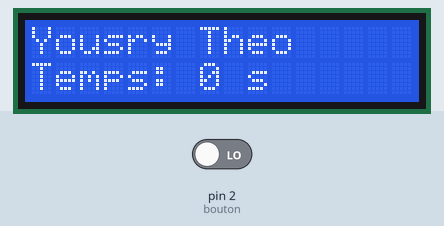
Recording of a sketch running on a simulated Arduino Uno, built with avr-gcc and run on an emulated ATmega328P. Shown: 16×2 character LCD. Inputs (shaded band) come from the test bench; at power-on: pin 2 (bouton) LOW.

Above: at 1.2 s.
1.3 s: pin 2 (bouton) driven HIGH
2.8 s: pin 2 (bouton) driven LOW
At 5.0 s:
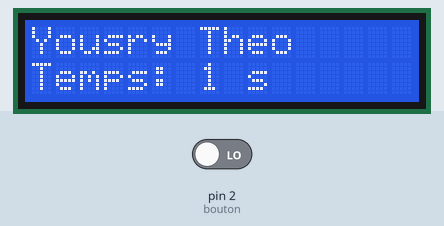
At 6.3 s:
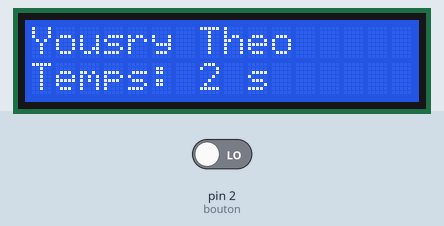
Timing chart, 0 to 7.8 s (numbered marks = the images above; inputs shaded):
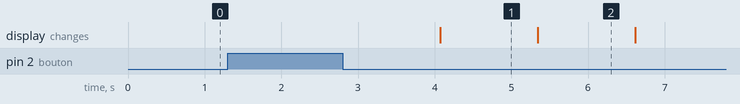

The sketch:

Job4.ino
```cpp
#include <LiquidCrystal.h>

LiquidCrystal lcd(7, 8, 9, 10, 11, 12);

const int bouton = 2;

unsigned long temps_affichage = 0;

void setup() {
  lcd.begin(16, 2);
  lcd.print("Yousry Theo");
  pinMode(bouton, INPUT);
}

void loop() {
  int etat_bouton = digitalRead(bouton);
  if (etat_bouton == HIGH) {
    temps_affichage = 0;
  }
  //Afficher le temps d'affichage sur la deuxième ligne
  lcd.setCursor(0, 1);
  lcd.print("Temps: ");
  lcd.print(temps_affichage / 500);
  lcd.print(" s");
  temps_affichage += 1;
  delay(1);
}
```

Measured:
- after the input at 1.3 s, every drawn part: stays the same
- after the input at 2.8 s, the display: changes after 1.3 s (image 1)
- what the display in image 1 shows lasts 1.2 s, from 4.1 s to 5.3 s
